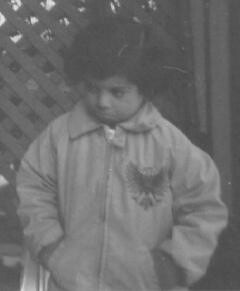
%> input picture Práctica 2 - Histogramas/puchero.jpg, 240 x 291 px
$ octave prueba.m   (GNU Octave 9; MATLAB toolbox functions it lacks are replaced by stand-ins)
%> lines starting %> are read from the running program, lines starting %| are printed output that depends on the picture
### Práctica 2 - Histogramas/toGrayscale.m
function [grayscaleImg] = toGrayscale (image)
    grayscaleImg = image;
    [yfin, xfin, zfin] = size(image); % Se obtiene las dimenciones de la imagen
    for i = 1:yfin
        for j = 1:xfin
            x = abs(round(image(i,j) * 0.299 + image(i,j) * 0.587 + image(i,j) * 0.114)); % Se calcula la escala de grises

            % Se escribe la imagen en gris
            grayscaleImg(i,j,1) = x;
            grayscaleImg(i,j,2) = x;
            grayscaleImg(i,j,3) = x;
        end
    end
    %imshow(grayscaleImg);
end

### Práctica 2 - Histogramas/prueba.m
% Preparación de la imágen a trabajar
image = imread('puchero.jpg');
%> image is the input picture: size 291x240 uint8; min 72, max 230, mean 110.3
grayscaleImage = toGrayscale(image);
linealImage = grayscaleImage;
[xLength, yLength] = size(grayscaleImage);
%> xLength = 291; yLength = 720
luminusidadMaxima = 256;

% Histograma simple
histograma = zeros(luminusidadMaxima,1);
for x = 1:xLength
    for y = 1:yLength
        pixelActual = grayscaleImage(x, y) + 1;
        histograma(pixelActual) = histograma(pixelActual) + 1;
    end
end
%> after the loop, histograma = 256 values, max 7263 at index 132, min 0 at index 1, mean 818.4

% Histograma acumulado
histogramaAcumulado = histograma(1);
%> histogramaAcumulado = 0
for i = 2:256
    histogramaAcumulado(i) = histogramaAcumulado(i - 1) + histograma(i);
end
%> after the loop, histogramaAcumulado = 256 values from 0 to 209520

% Histograma lineal
nuevaEscala = zeros(luminusidadMaxima,1);
imagenEcualizada = grayscaleImage;
for i = 1:256
    frecuencia(i) = histograma(i) / (xLength * yLength);
end
%> after the loop, frecuencia = 256 values, max 0.0347 at index 132, min 0 at index 1, mean 0.00391
for i = 2:256
    frecuencia(i) = frecuencia(i) + frecuencia(i - 1);
    nuevaEscala(i) = round(255 * frecuencia(i));
end
%> after the loop, frecuencia = 256 values from 0 to 1; nuevaEscala = 256 values from 0 to 255
for x = 1:xLength
    for y = 1:yLength
        %for i = 1:256
            pixelActual = grayscaleImage(x, y) + 1;
            imagenEcualizada(x, y) = nuevaEscala(pixelActual);
        %end
    end
end
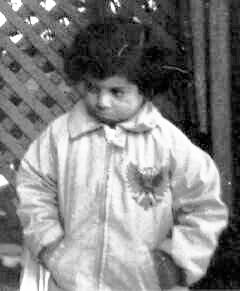
%> imagenEcualizada: size 291x240x3 uint8; min 0, max 255, mean 130
histogramaLineal = zeros(luminusidadMaxima,1);
for x = 1:xLength
    for y = 1:yLength
        pixelActual = imagenEcualizada(x, y) + 1;
        histogramaLineal(pixelActual) = histogramaLineal(pixelActual) + 1;
    end
end
%> after the loop, histogramaLineal = 256 values, max 7263 at index 201, min 0 at index 3, mean 818.4

% Se generan las gráficas
figure()
subplot(3,2,1)
imshow(grayscaleImage)
subplot(3,2,2)
bar(histograma)
subplot(3,2,4)
bar(histogramaAcumulado)
subplot(3,2,5)
imshow(imagenEcualizada)
subplot(3,2,6)
bar(histogramaLineal)
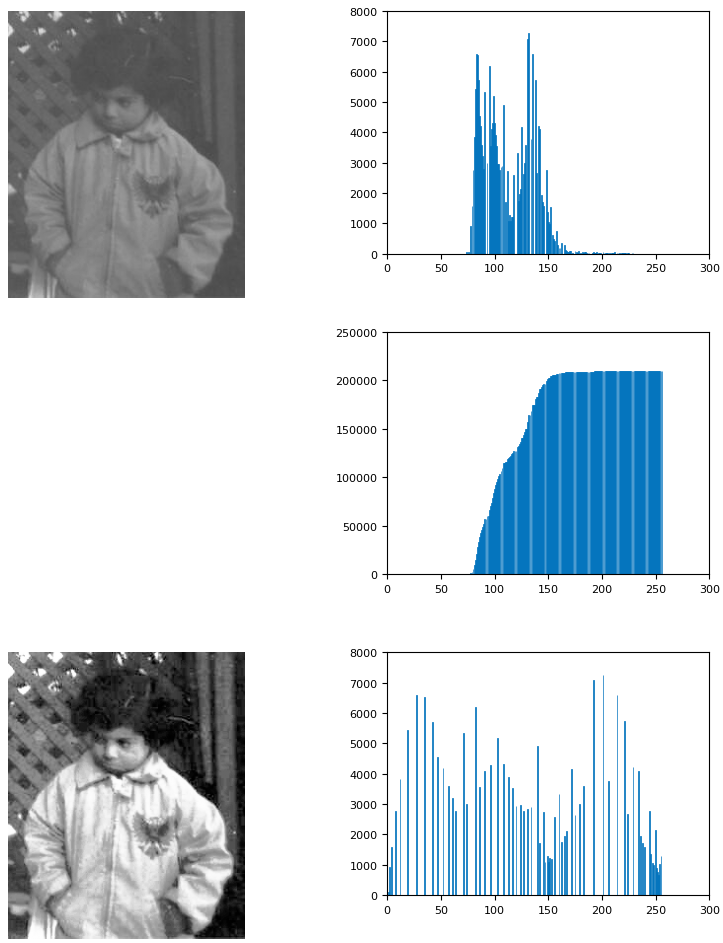
%> figure redrawn from the program's plot data, 5 panels
